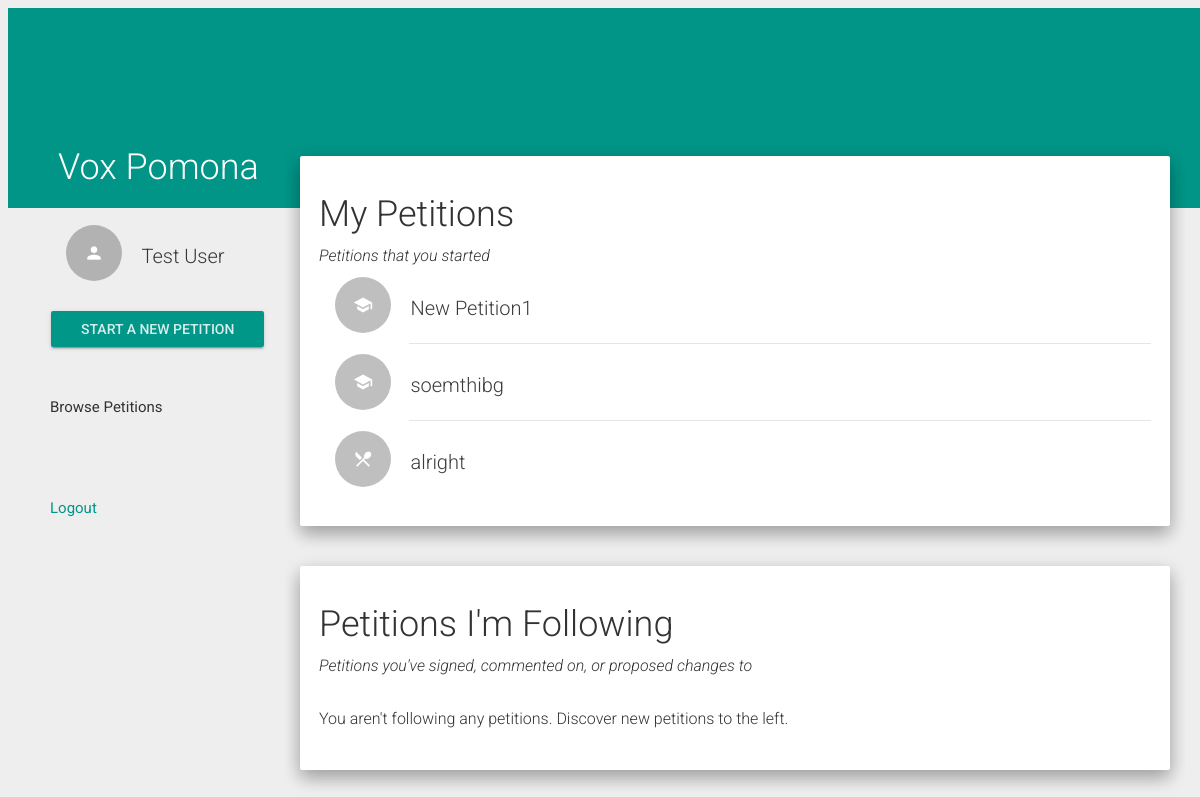
The app's page /home (signed in) with its own data.
### VoxPomona/models.py (models this page shows, shortened)
class UserInfo(models.Model):
    email = models.EmailField(max_length = 100, unique = True)
    name = models.CharField(max_length = 100)
    USER_TYPE = (('STU','Student'), ('STA','Staff'),('FAC','Faculty'))
    user_type = models.CharField(max_length = 3, choices = USER_TYPE, default = 'STU')
    user = models.OneToOneField(settings.AUTH_USER_MODEL, related_name = "UserInfo", on_delete = models.CASCADE)

class Petition(models.Model):
    userID = models.ForeignKey(UserInfo, to_field = 'email', on_delete = models.CASCADE)
    petitionID = models.AutoField(primary_key = True)
    ACADEMICS = 'AC'
    ADMINISTRATIVE_ACTION = 'AA'
    CAMPUS_FACILITIES = 'CF'
    COLLEGE_POLICY = 'CP'
    DINING_HALLS = 'DH'
    EXTRACURRICULAR_ACTIVITIES = 'EA'
    RESIDENCE_HALLS = 'RH'
    OTHER = 'OT'
    PETITION_CATEGORY_CHOICES = (
        (ACADEMICS,'Academics'),
        (ADMINISTRATIVE_ACTION, 'Administrative Action'),
        (CAMPUS_FACILITIES, 'CF'),
        (COLLEGE_POLICY, 'CP'),
        (DINING_HALLS, 'Dining Halls'),
        (EXTRACURRICULAR_ACTIVITIES, 'Extracurricular Activities'),
        (RESIDENCE_HALLS, 'Residence Halls'),
        (OTHER,'Other'),
        )
    category = models.CharField(
        max_length = 2,
        choices = PETITION_CATEGORY_CHOICES,
        default = ACADEMICS,
        )
    open_time = models.DateField()
    close_time = models.DateField()
    threshold = 10
    title = models.CharField(max_length = 50, default = "New Petition")
    summary = models.CharField(max_length = 1000, default = "A Petition")
    PERM_CHOICES = (('1','view'),('2','view, sign'),('3','view, sign, comment'),
        ('4','view, sign, comment, propose changes'),
        ('5','view, sign, comment, propose changes, modify'))
    stu_permission = models.CharField(max_length = 1, choices = PERM_CHOICES, default = 3)
    staff_permission = models.CharField(max_length = 1, choices = PERM_CHOICES, default = 3)
    faculty_permission = models.CharField(max_length = 1, choices = PERM_CHOICES, default = 3)
    finalized = models.BooleanField()
    def get_icon(self):
        cat = self.category
        if cat == 'AC':
            return 'school'
        elif cat == 'AA':
            return 'account_balance'
        elif cat == 'CF':
            return 'build'
        elif cat == 'CP':
            return 'gavel'
        elif cat == 'DH':
            return 'restaurant_menu'
        elif cat == 'EA':
            return 'directions_run'
        elif cat == 'RH':
            return 'hotel'
        else:
            return 'toc'
    def get_url(self):
        return '/view_petition/' + str(self.petitionID)

### VoxPomona/views.py (the view)
# urls.py: url(r'^home', views.home, name='home'),
@login_required
def home(request):
    home_info = get_user_petitions(request)
    return render(request, 'home.html', home_info)

### VoxPomona/views.py (called while the page is built, shortened)
@login_required
def get_user_petitions(request):
    user_info = request.user.UserInfo
    myPetL = Petition.objects.filter(userID=user_info.email)
    fwPetL = list(get_follow_petitions(request))
    petDict = {
        'user' : request.user, \
        'UserInfo' : user_info, \
        'my_petitions' : myPetL, \
        'followed_petitions' : fwPetL
    }
    return petDict

def get_follow_petitions(request):
    user_info = request.user.UserInfo
    signL = Sign.objects.filter(userID=user_info.email)
    commL = Comment.objects.filter(userID=user_info.email)
    propL = Change.objects.filter(userID=user_info.email)
    petSet = set([])
    for i in range(0,len(signL)):
        signObj = signL[i]
        signPet = signObj.petitionID
        if signPet.userID == user_info:
            pass
        else:
            petSet.add(signPet)
    return petSet

### VoxPomona/templates/home.html (shortened to what this page needs)
{% extends 'base.html' %}
{% load staticfiles %}
{% block content %}
<nav class="col-xs-3 menu">
  <div class="user_menu">
    <a href="/profile">
      <div class="list-group">
        <div class="list-group-item">
          <div class="row-action-primary">
            <i class="material-icons">person</i>
          </div>
          <div class="row-content">
            <h4 class="list-group-item-heading ">{{ user.UserInfo.name }}</h4>
          </div>
        </div>
      </div>
    </a>
    <a href="/new_petition" class="btn btn-raised btn-primary">Start a new petition</a>
    <br /> <br />
  </div>
  <ul>
    <li class="withripple">Browse Petitions</li>
    <li></li>
    <a href="/logout/"><li class="withripple">Logout</li></a>
  </ul>
</nav>
<div class="pages col-xs-9">
	<div class ="well">
    <h1>My Petitions</h1>
    <p><em>Petitions that you started</em></p>
    <div class="list-group">
      {% if my_petitions %}
        {% for pet in my_petitions %}
          <a href="{{ pet.get_url }}">
            <div class="list-group-item">
              <div class="row-action-primary">
                <i class="material-icons">{{ pet.get_icon }}</i>
              </div>
              <div class="row-content">
                <h4 class="list-group-item-heading "> {{ pet.title }} </h4>
              </div>
            </div>
          </a>
          {% if not forloop.last %}
            <div class="list-group-separator"></div>
          {% endif %}
        {% endfor %}
      {% else %}
        <br />
        <p> You haven't started any petitions. Start one by clicking the button to the left. </p>
      {% endif %}
    </div>
  </div>
  <br />
  <div class ="well">
    <h1>Petitions I'm Following</h1>
    <p><em>Petitions you've signed, commented on, or proposed changes to</em></p>
    <div class="list-group">
      {% if followed_petitions %}
        {% for pet in followed_petitions %}
          <a href="{{ pet.get_url }}">
            <div class="list-group-item">
              <div class="row-action-primary">
                <i class="material-icons">{{ pet.get_icon }}</i>
              </div>
              <div class="row-content">
                <h4 class="list-group-item-heading "> {{ pet.title }} </h4>
              </div>
            </div>
          </a>
          {% if not forloop.last %}
            <div class="list-group-separator"></div>
          {% endif %}
        {% endfor %}
      {% else %}
        <br />
        <p> You aren't following any petitions. Discover new petitions to the left. </p>
      {% endif %}
    </div>
  </div>
</div>
{% endblock %}

### VoxPomona/static/css/base.css (style rules this page uses)
* { box-sizing: border-box; }
.menu { overflow: auto; padding: 0; top: 225px; position: fixed; width: 22.5%; }
.menu, .menu * { -webkit-user-select: none; -moz-user-select: none; user-select: none; }
.menu ul { margin-left: 10px; padding: 0; }
.menu ul li { list-style: none; padding: 20px 0 20px 40px; font-size: 15px; font-weight: normal; cursor: pointer; }
.menu .user_menu { margin-left: 50px; }
.pages { position: absolute; top: 0; right: 15px; z-index: 4; padding: 15px; padding-top: 156px; overflow: auto; width: 75%; }
.pages > div { padding: 0 5px; padding-top: 128px; }

### records on screen
Petition: title "New Petition1"
Petition: title "soemthibg"
Petition: title "alright"

### other values on screen
{{ user.UserInfo.name }} "Test User"
